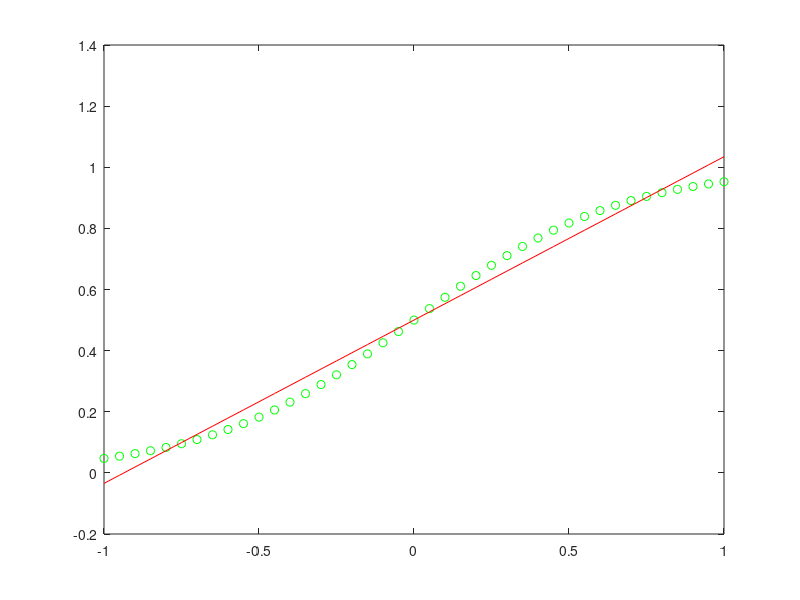
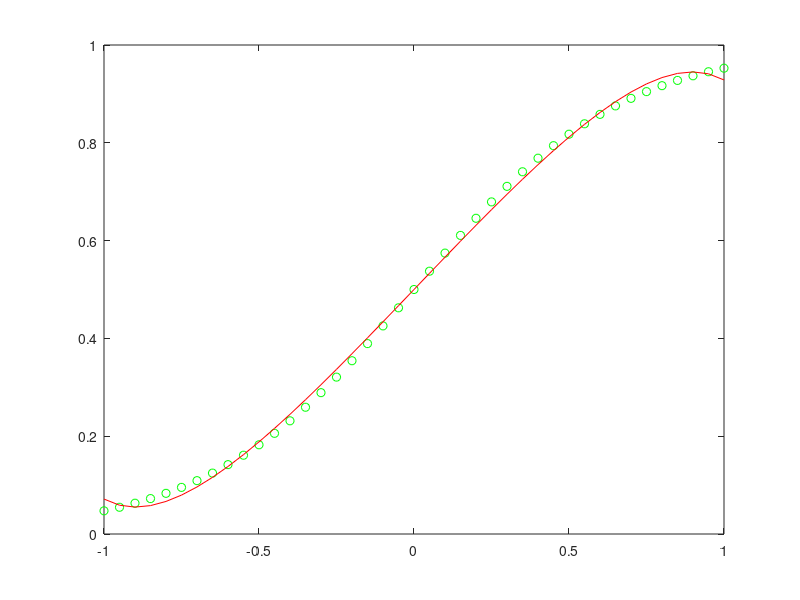
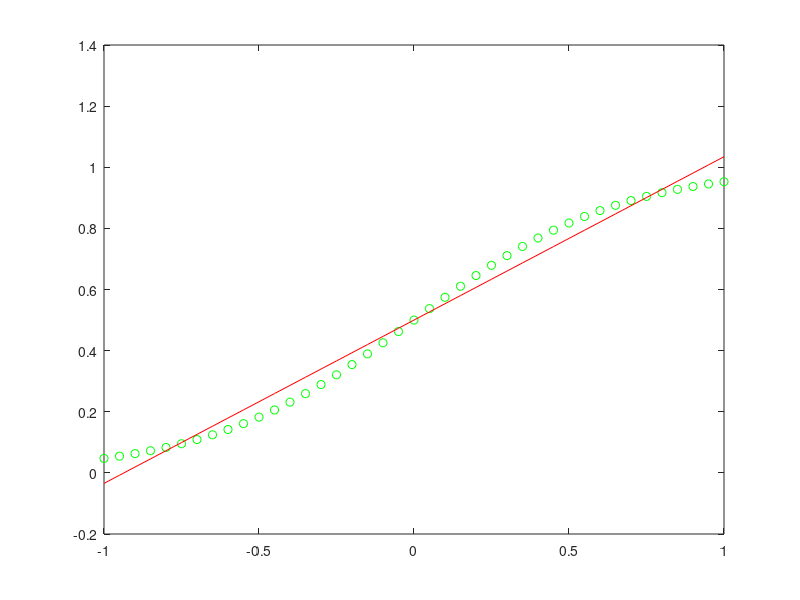

Write the MATLAB code that produced these figures, in order.
x = -1:0.05:1;
x = x';
y = 1./(1+exp(-3*x));

A = [x.^2 x ones(size(x))];
a = A\y;
figure(1), plot(x,y, 'go', x, A*a, 'r')
norm((y - A*a).^2)

A2 = [tan(x) x ones(size(x))];
a2 = A2\y;
figure(2), plot(x,y, 'go', x, A2*a2, 'r')
norm((y - A*a).^2)

A3 = [x ones(size(x))];
a3 = A3\y;
figure(3), plot(x,y, 'go', x, A3*a3, 'r')
norm((y - A*a).^2)
    